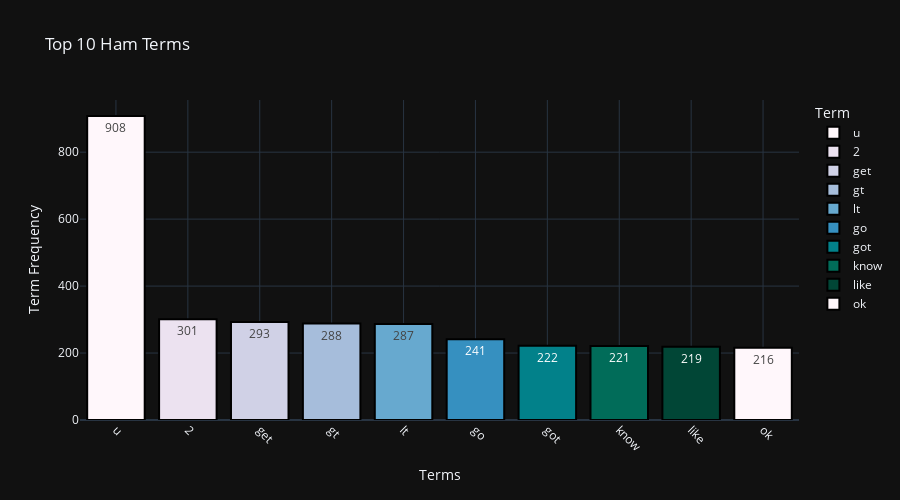

The notebook cell saved with this chart:
### Markdown cell above
<div style="text-align: center; background-color: #3498db; color: #fff; padding: 20px; border-radius: 15px; margin-bottom: 20px; box-shadow: 0 4px 8px rgba(0, 0, 0, 0.3); transition: all 0.3s;">
    <h2 style="font-size: 24px; margin-bottom: 10px; font-weight: bold;">Bar Plot of Ham Messages</h2>
    <p style="font-size: 16px;">Explore the distribution of words in ham messages using a bar plot.</p>
</div>

### Code cell
freq_df = Freq_df(removed)
top_10 = freq_df[:10]

# Create an interactive bar plot with Plotly Express
fig = px.bar(
    top_10,
    x='Term',
    y='Frequency',
    text='Frequency',
    color='Term',
    color_discrete_sequence=px.colors.sequential.PuBuGn,
    title='Top 10 Ham Terms',
    labels={'Frequency': 'Term Frequency'},
    template='plotly_dark',  # Use a dark template for a sleek look
    height=500,  # Set the height of the plot
)

# Customize the appearance of the bars
for idx in range(len(top_10)):
    fig.data[idx].marker.line.width = 2
    fig.data[idx].marker.line.color = "black"

# Adjust the position and size of the text labels
fig.update_traces(textposition='inside', textfont_size=12)

# Add gridlines for better readability
fig.update_layout(xaxis_showgrid=True, yaxis_showgrid=True)

# Customize axes titles and ticks
fig.update_layout(xaxis_title='Terms', yaxis_title='Term Frequency')
fig.update_xaxes(tickangle=45)  # Rotate x-axis labels for better readability

# Show the plot
fig.show()

### Figure 1 — Plotly figure (JSON) as saved in the notebook; plotly's stock layout.template omitted (floating-point values rounded to 4 significant figures)
{"data": [{"alignmentgroup": "True", "hovertemplate": "Term=%{x}<br>Term Frequency=%{text}<extra></extra>", "legendgroup": "u", "marker": {"color": "rgb(255,247,251)", "line": {"color": "black", "width": 2}, "pattern": {"shape": ""}}, "name": "u", "offsetgroup": "u", "orientation": "v", "showlegend": true, "text": [908], "textfont": {"size": 12}, "textposition": "inside", "type": "bar", "x": ["u"], "xaxis": "x", "y": [908], "yaxis": "y"}, {"alignmentgroup": "True", "hovertemplate": "Term=%{x}<br>Term Frequency=%{text}<extra></extra>", "legendgroup": "2", "marker": {"color": "rgb(236,226,240)", "line": {"color": "black", "width": 2}, "pattern": {"shape": ""}}, "name": "2", "offsetgroup": "2", "orientation": "v", "showlegend": true, "text": [301], "textfont": {"size": 12}, "textposition": "inside", "type": "bar", "x": ["2"], "xaxis": "x", "y": [301], "yaxis": "y"}, {"alignmentgroup": "True", "hovertemplate": "Term=%{x}<br>Term Frequency=%{text}<extra></extra>", "legendgroup": "get", "marker": {"color": "rgb(208,209,230)", "line": {"color": "black", "width": 2}, "pattern": {"shape": ""}}, "name": "get", "offsetgroup": "get", "orientation": "v", "showlegend": true, "text": [293], "textfont": {"size": 12}, "textposition": "inside", "type": "bar", "x": ["get"], "xaxis": "x", "y": [293], "yaxis": "y"}, {"alignmentgroup": "True", "hovertemplate": "Term=%{x}<br>Term Frequency=%{text}<extra></extra>", "legendgroup": "gt", "marker": {"color": "rgb(166,189,219)", "line": {"color": "black", "width": 2}, "pattern": {"shape": ""}}, "name": "gt", "offsetgroup": "gt", "orientation": "v", "showlegend": true, "text": [288], "textfont": {"size": 12}, "textposition": "inside", "type": "bar", "x": ["gt"], "xaxis": "x", "y": [288], "yaxis": "y"}, {"alignmentgroup": "True", "hovertemplate": "Term=%{x}<br>Term Frequency=%{text}<extra></extra>", "legendgroup": "lt", "marker": {"color": "rgb(103,169,207)", "line": {"color": "black", "width": 2}, "pattern": {"shape": ""}}, "name": "lt", "offsetgroup": "lt", "orientation": "v", "showlegend": true, "text": [287], "textfont": {"size": 12}, "textposition": "inside", "type": "bar", "x": ["lt"], "xaxis": "x", "y": [287], "yaxis": "y"}, {"alignmentgroup": "True", "hovertemplate": "Term=%{x}<br>Term Frequency=%{text}<extra></extra>", "legendgroup": "go", "marker": {"color": "rgb(54,144,192)", "line": {"color": "black", "width": 2}, "pattern": {"shape": ""}}, "name": "go", "offsetgroup": "go", "orientation": "v", "showlegend": true, "text": [241], "textfont": {"size": 12}, "textposition": "inside", "type": "bar", "x": ["go"], "xaxis": "x", "y": [241], "yaxis": "y"}, {"alignmentgroup": "True", "hovertemplate": "Term=%{x}<br>Term Frequency=%{text}<extra></extra>", "legendgroup": "got", "marker": {"color": "rgb(2,129,138)", "line": {"color": "black", "width": 2}, "pattern": {"shape": ""}}, "name": "got", "offsetgroup": "got", "orientation": "v", "showlegend": true, "text": [222], "textfont": {"size": 12}, "textposition": "inside", "type": "bar", "x": ["got"], "xaxis": "x", "y": [222], "yaxis": "y"}, {"alignmentgroup": "True", "hovertemplate": "Term=%{x}<br>Term Frequency=%{text}<extra></extra>", "legendgroup": "know", "marker": {"color": "rgb(1,108,89)", "line": {"color": "black", "width": 2}, "pattern": {"shape": ""}}, "name": "know", "offsetgroup": "know", "orientation": "v", "showlegend": true, "text": [221], "textfont": {"size": 12}, "textposition": "inside", "type": "bar", "x": ["know"], "xaxis": "x", "y": [221], "yaxis": "y"}, {"alignmentgroup": "True", "hovertemplate": "Term=%{x}<br>Term Frequency=%{text}<extra></extra>", "legendgroup": "like", "marker": {"color": "rgb(1,70,54)", "line": {"color": "black", "width": 2}, "pattern": {"shape": ""}}, "name": "like", "offsetgroup": "like", "orientation": "v", "showlegend": true, "text": [219], "textfont": {"size": 12}, "textposition": "inside", "type": "bar", "x": ["like"], "xaxis": "x", "y": [219], "yaxis": "y"}, {"alignmentgroup": "True", "hovertemplate": "Term=%{x}<br>Term Frequency=%{text}<extra></extra>", "legendgroup": "ok", "marker": {"color": "rgb(255,247,251)", "line": {"color": "black", "width": 2}, "pattern": {"shape": ""}}, "name": "ok", "offsetgroup": "ok", "orientation": "v", "showlegend": true, "text": [216], "textfont": {"size": 12}, "textposition": "inside", "type": "bar", "x": ["ok"], "xaxis": "x", "y": [216], "yaxis": "y"}], "layout": {"barmode": "relative", "height": 500, "legend": {"title": {"text": "Term"}, "tracegroupgap": 0}, "title": {"text": "Top 10 Ham Terms"}, "xaxis": {"anchor": "y", "categoryarray": ["u", "2", "get", "gt", "lt", "go", "got", "know", "like", "ok"], "categoryorder": "array", "domain": [0, 1], "showgrid": true, "tickangle": 45, "title": {"text": "Terms"}}, "yaxis": {"anchor": "x", "domain": [0, 1], "showgrid": true, "title": {"text": "Term Frequency"}}}}
